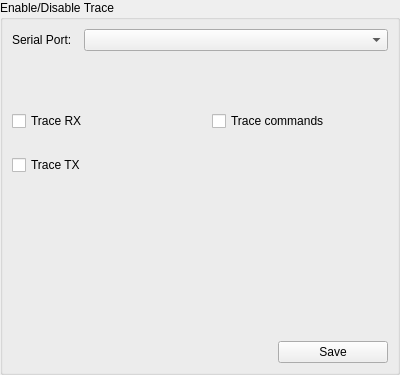
<?xml version="1.0" encoding="UTF-8"?>
<ui version="4.0">
 <class>PGTrace</class>
 <widget class="QWidget" name="PGTrace">
  <property name="geometry">
   <rect>
    <x>0</x>
    <y>0</y>
    <width>400</width>
    <height>375</height>
   </rect>
  </property>
  <property name="windowTitle">
   <string>Form</string>
  </property>
  <layout class="QVBoxLayout" name="verticalLayout">
   <property name="spacing">
    <number>0</number>
   </property>
   <property name="leftMargin">
    <number>0</number>
   </property>
   <property name="topMargin">
    <number>0</number>
   </property>
   <property name="rightMargin">
    <number>0</number>
   </property>
   <property name="bottomMargin">
    <number>0</number>
   </property>
   <item>
    <widget class="QGroupBox" name="groupBox">
     <property name="title">
      <string>Enable/Disable Trace</string>
     </property>
     <layout class="QGridLayout" name="gridLayout_2">
      <property name="spacing">
       <number>12</number>
      </property>
      <item row="0" column="0">
       <widget class="QLabel" name="label">
        <property name="sizePolicy">
         <sizepolicy hsizetype="Minimum" vsizetype="Preferred">
          <horstretch>0</horstretch>
          <verstretch>0</verstretch>
         </sizepolicy>
        </property>
        <property name="text">
         <string>Serial Port:</string>
        </property>
        <property name="buddy">
         <cstring>cbPorts</cstring>
        </property>
       </widget>
      </item>
      <item row="0" column="1">
       <widget class="QComboBox" name="cbPorts">
        <property name="sizePolicy">
         <sizepolicy hsizetype="Expanding" vsizetype="Fixed">
          <horstretch>0</horstretch>
          <verstretch>0</verstretch>
         </sizepolicy>
        </property>
       </widget>
      </item>
      <item row="1" column="0" colspan="2">
       <widget class="QWidget" name="widget_2" native="true">
        <layout class="QGridLayout" name="gridLayout">
         <property name="leftMargin">
          <number>0</number>
         </property>
         <property name="topMargin">
          <number>48</number>
         </property>
         <property name="rightMargin">
          <number>0</number>
         </property>
         <property name="bottomMargin">
          <number>0</number>
         </property>
         <property name="spacing">
          <number>24</number>
         </property>
         <item row="0" column="0">
          <widget class="QCheckBox" name="cbxTraceRX">
           <property name="text">
            <string>Trace RX</string>
           </property>
          </widget>
         </item>
         <item row="1" column="0">
          <widget class="QCheckBox" name="cbxTraceTX">
           <property name="text">
            <string>Trace TX</string>
           </property>
          </widget>
         </item>
         <item row="0" column="1">
          <widget class="QCheckBox" name="cbxTraceCmd">
           <property name="text">
            <string>Trace commands</string>
           </property>
          </widget>
         </item>
        </layout>
       </widget>
      </item>
      <item row="3" column="0" colspan="2">
       <widget class="QWidget" name="widget" native="true">
        <layout class="QHBoxLayout" name="horizontalLayout">
         <property name="spacing">
          <number>24</number>
         </property>
         <property name="leftMargin">
          <number>0</number>
         </property>
         <property name="topMargin">
          <number>0</number>
         </property>
         <property name="rightMargin">
          <number>0</number>
         </property>
         <property name="bottomMargin">
          <number>0</number>
         </property>
         <item>
          <spacer name="horizontalSpacer">
           <property name="orientation">
            <enum>Qt::Horizontal</enum>
           </property>
           <property name="sizeHint" stdset="0">
            <size>
             <width>233</width>
             <height>20</height>
            </size>
           </property>
          </spacer>
         </item>
         <item>
          <widget class="QPushButton" name="btnUpdate">
           <property name="minimumSize">
            <size>
             <width>110</width>
             <height>0</height>
            </size>
           </property>
           <property name="text">
            <string>Save</string>
           </property>
          </widget>
         </item>
        </layout>
       </widget>
      </item>
      <item row="2" column="0" colspan="2">
       <spacer name="verticalSpacer">
        <property name="orientation">
         <enum>Qt::Vertical</enum>
        </property>
        <property name="sizeHint" stdset="0">
         <size>
          <width>20</width>
          <height>136</height>
         </size>
        </property>
       </spacer>
      </item>
     </layout>
    </widget>
   </item>
  </layout>
 </widget>
 <tabstops>
  <tabstop>cbPorts</tabstop>
  <tabstop>cbxTraceRX</tabstop>
  <tabstop>cbxTraceTX</tabstop>
  <tabstop>cbxTraceCmd</tabstop>
  <tabstop>btnUpdate</tabstop>
 </tabstops>
 <resources/>
 <connections/>
</ui>
